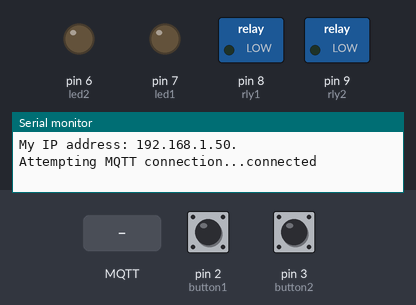
Recording of a sketch running on a simulated Arduino Uno, built with avr-gcc and run on an emulated ATmega328P. Shown: switched loads named in the sketch (green lamp = pin HIGH), output pins drawn as LEDs (lit = HIGH), the last lines printed to the serial monitor. The inputs (shaded band) are chosen by the test bench; at power-on: pin 3 (button2) LOW, pin 2 (button1) LOW. WiFi joins after 1.5 s; servers stay silent unless stated; no MQTT or app messages arrive unless stated.

Above: at 2.7 s.
2.8 s: MQTT message "ON" arrives on the second subscribed topic
At 3.3 s:
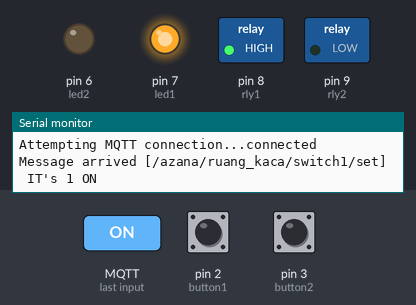
4.3 s: pin 3 (button2) pulled HIGH for 0.15 s
At 5.5 s:
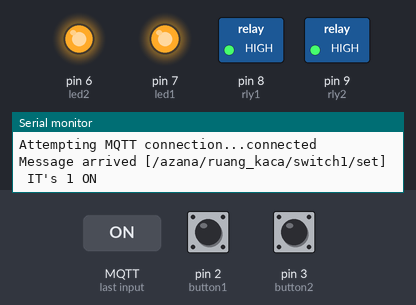
5.9 s: MQTT message "OFF" arrives on the second subscribed topic
At 6.8 s:
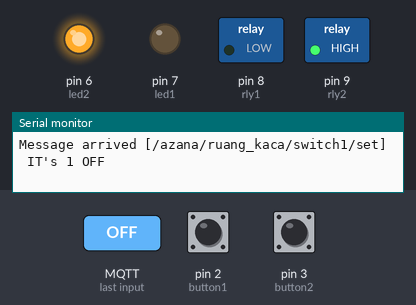
7.4 s: MQTT message "OFF" arrives on the third subscribed topic
At 8.0 s:
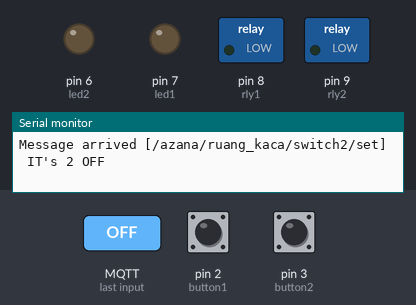
8.9 s: MQTT message "ON" arrives on the third subscribed topic
At 10.3 s:
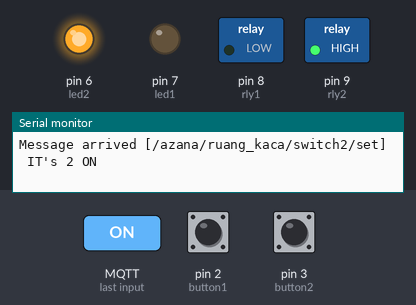
Timing chart, 0 to 11.4 s (numbered marks = the images above; inputs shaded):
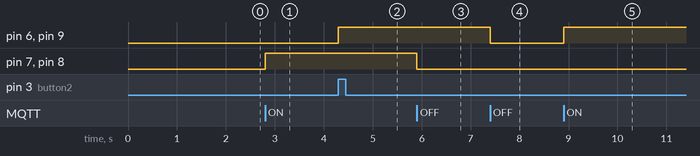

Measured:
- after the input at 2.8 s, pin 7 (led1), pin 8 (rly1): LOW → HIGH at once
- after the input at 4.3 s, pin 6 (led2), pin 9 (rly2): LOW → HIGH at once
- after the input at 5.9 s, pin 7 (led1), pin 8 (rly1): HIGH → LOW at once
- after the input at 7.4 s, pin 6 (led2), pin 9 (rly2): HIGH → LOW at once
- after the input at 8.9 s, pin 6 (led2), pin 9 (rly2): LOW → HIGH at once

The sketch:

MQTT-HASS-ruangkaca01.ino
```cpp
/*
  DHCP-based IP printer

  This sketch uses the DHCP extensions to the Ethernet library
  to get an IP address via DHCP and print the address obtained.
  using an Arduino Wiznet Ethernet shield.

  Circuit:
   Ethernet shield attached to pins 10, 11, 12, 13

  created 12 April 2011
  modified 9 Apr 2012
  by Tom Igoe
  modified 02 Sept 2015
  by Arturo Guadalupi

*/

#include <SPI.h>
#include <Ethernet.h>
#include <PubSubClient.h>

// Enter a MAC address for your controller below.
// Newer Ethernet shields have a MAC address printed on a sticker on the shield
byte mac[] = {
  0xDE, 0xDE, 0xBB, 0xCC, 0xDE, 0x02
};
//const char* server = "192.168.30.200";


const int button1 = 2;     // the number of the pushbutton pin
const int button2 = 3;
const int led1 = 7;
const int led2 = 6;
const int rly1 = 8;
const int rly2 = 9;

int buttonState1 = HIGH;
int buttonState2 = HIGH;
int reading1;
int reading2;
int previous1 = LOW;
int previous2 = LOW;
int mset1 = LOW;
int mset2 = LOW;

#define SWITCH1 "/azana/ruang_kaca/switch1/set"
#define SWITCH2 "/azana/ruang_kaca/switch2/set"

unsigned long time = 0;
unsigned long debounce = 200UL;

// Initialize the Ethernet client library
// with the IP address and port of the server
// that you want to connect to (port 80 is default for HTTP):
EthernetClient client;
PubSubClient mqttClient(client);

void callback(char* topic, byte* payload, unsigned int length) {
  Serial.print("Message arrived [");
  Serial.print(topic);
  Serial.print("] ");

  if (strcmp(topic, SWITCH1)==0)
    {//do stuff here because it was a match
      if (strncmp(payload,"ON",length)==0){
        Serial.print("IT's 1 ON");
        mset1 = HIGH;
        } else if (strncmp(payload, "OFF",length)==0) {
          Serial.print("IT's 1 OFF");
          mset1 = LOW;
        }
    }

  if (strcmp(topic,SWITCH2)==0)
    {//do stuff here because it was a match
      if (strncmp(payload,"ON",length)==0){
        Serial.print("IT's 2 ON");
        mset2 = HIGH;
        } else if (strncmp(payload, "OFF",length)==0) {
          Serial.print("IT's 2 OFF");
          mset2 = LOW;
        }
    }
  Serial.println();
}

void reconnect() {
  // Loop until we're reconnected
  while (!mqttClient.connected()) {
    Serial.print("Attempting MQTT connection...");
    // Attempt to connect
    if (mqttClient.connect("arduinoClient")) {
      Serial.println("connected");
      // Once connected, publish an announcement...
      mqttClient.publish("outTopic","hello world");
      // ... and resubscribe
      mqttClient.subscribe("inTopic");
      mqttClient.subscribe("/azana/ruang_kaca/switch1/set");
      mqttClient.subscribe("/azana/ruang_kaca/switch2/set");
    } else {
      Serial.print("failed, rc=");
      Serial.print(mqttClient.state());
      Serial.println(" try again in 5 seconds");
      // Wait 5 seconds before retrying
      delay(5000);
    }
  }
}


void setup() {
  // Open serial communications and wait for port to open:
  Serial.begin(9600);
  // this check is only needed on the Leonardo:
  while (!Serial) {
    ; // wait for serial port to connect. Needed for native USB port only
  }


  pinMode(button1, INPUT);
  pinMode(button2, INPUT);
  pinMode(led1, OUTPUT);
  pinMode(led2, OUTPUT);
  pinMode(rly1, OUTPUT);
  pinMode(rly2, OUTPUT);

  // start the Ethernet connection:
  if (Ethernet.begin(mac) == 0) {
    Serial.println("Failed to configure Ethernet using DHCP");
    // no point in carrying on, so do nothing forevermore:
    for (;;)
      ;
  }
  // print your local IP address:
  printIPAddress();
  mqttClient.setServer("192.168.30.200", 1883);

//  if (mqttClient.connect("ruang_kaca")) {
//    // connection succeeded
//    Serial.print("MQTT Connected");
//  } else {
//    // connection failed
//    // mqttClient.state() will provide more information
//    // on why it failed.
//    Serial.print("MQTT Failed");
//  }

  mqttClient.setCallback(callback);

}

void loop() {
  switch (Ethernet.maintain())
  {
    case 1:
      //renewed fail
      Serial.println("Error: renewed fail");
      break;

    case 2:
      //renewed success
      Serial.println("Renewed success");

      //print your local IP address:
      printIPAddress();
      break;

    case 3:
      //rebind fail
      Serial.println("Error: rebind fail");
      break;

    case 4:
      //rebind success
      Serial.println("Rebind success");

      //print your local IP address:
      printIPAddress();
      break;

    default:
      //nothing happened
      break;
  }

  if (!mqttClient.connected()) {
    reconnect();
  }

  mqttClient.loop();

  reading1 = digitalRead(button1);
  reading2 = digitalRead(button2);

  if (reading1 == HIGH && previous1 == LOW && millis() - time > debounce)
  {
    if (buttonState1 == HIGH) {
      buttonState1 = LOW;
      mset1 = LOW;
      digitalWrite(led1, LOW);
      digitalWrite(rly1, LOW);
    }
    else {
      buttonState1 = HIGH;
      mset1 = HIGH;
      digitalWrite(led1, HIGH);
      digitalWrite(rly1, HIGH);
    }
     boolean rc = mqttClient.publish("/azana/ruang_kaca/switch1", mset1==HIGH?"ON":"OFF");
     time = millis();
  }

  if (reading2 == HIGH && previous2 == LOW && millis() - time > debounce)
  {
    if (buttonState2 == HIGH) {
      buttonState2 = LOW;
      mset2 = LOW;
      digitalWrite(led2, LOW);
      digitalWrite(rly2, LOW);
    }
    else
    {
      buttonState2 = HIGH;
      mset2 = HIGH;
      digitalWrite(led2, HIGH);
      digitalWrite(rly2, HIGH);
      }
      boolean rc = mqttClient.publish("/azana/ruang_kaca/switch2", mset2==HIGH?"ON":"OFF");
      time = millis();
  }

  if (mset1 != buttonState1){
     buttonState1 = mset1;
     digitalWrite(led1, buttonState1);
     digitalWrite(rly1, buttonState1);
     boolean rc = mqttClient.publish("/azana/ruang_kaca/switch1", mset1==HIGH?"ON":"OFF");
  }

  if (mset2 != buttonState2){
     buttonState2 = mset2;
     digitalWrite(led2, buttonState2);
     digitalWrite(rly2, buttonState2);
     boolean rc = mqttClient.publish("/azana/ruang_kaca/switch2", mset2==HIGH?"ON":"OFF");
  }

  previous1 = reading1;
  previous2 = reading2;

}


void printIPAddress()
{
  Serial.print("My IP address: ");
  for (byte thisByte = 0; thisByte < 4; thisByte++) {
    // print the value of each byte of the IP address:
    Serial.print(Ethernet.localIP()[thisByte], DEC);
    Serial.print(".");
  }

  Serial.println();
}
```
